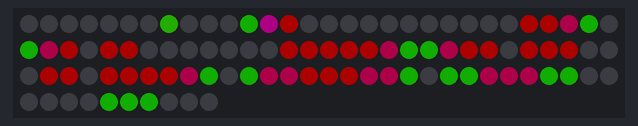
Simulated run of this sketch. Board: Arduino Uno, built with avr-gcc and run on an emulated ATmega328P. Parts: 100 RGB LEDs in strip order, left to right, continuing on the next row. Dim RGB values are drawn brighter than linear.

Above: at 0.1 s.

The sketch:

forArduinoMatrix.ino
```cpp
#define LED_PIN 5
#define LED_NUM 100

#include "FastLED.h"
#include "res.h"

CRGB leds[LED_NUM];

void setup() {
  FastLED.addLeds<WS2812, LED_PIN, GRB>(leds, LED_NUM);
  FastLED.setBrightness(50);

  for (size_t i = 0; i < LED_NUM; ++i) {
    leds[i] = CRGB(cells[i][0], cells[i][1], cells[i][2]);
  }
  FastLED.show();
}

void loop() {}
```

Source omitted: res.h (data table, 1466 bytes)
